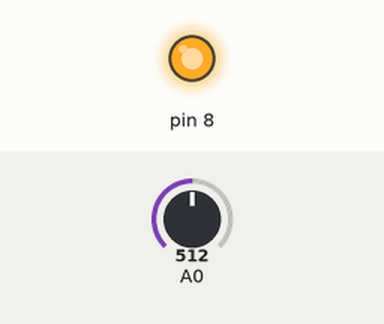
Bench run of a sketch on a simulated Arduino Uno, built with avr-gcc and run on an emulated ATmega328P. Parts: output pins drawn as LEDs (lit = HIGH). Inputs (shaded band) come from the test bench; at power-on: A0 = 512. Storage starts empty; what the sketch prints to the serial monitor is not drawn.

Above: at 0.13 s.
At 7.7 s:
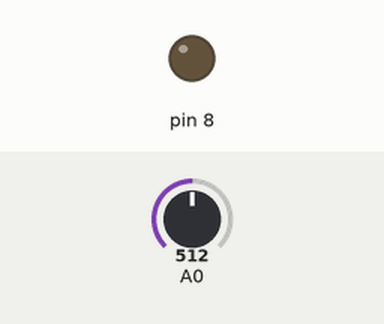
Timing chart, 0 to 19.8 s (numbered marks = the images above):
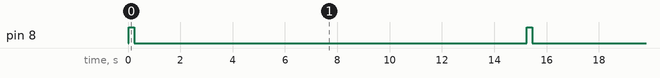

Measured:
- by itself, pin 8: alternates HIGH for 0.20 s and LOW for 15.0 s

The sketch:

leer_resistencia_temperatura_SDBorrarFichero.ino
```cpp
// El experimento tiene conectada una NTC al pin A0 para leer datos analógicos
// Resistencia de 5K para hacer el divisor. NTC conectada a 5V y 5k a tierra.
// 5K conseguida con dos en paralelo de 10k
// LED rojo conectado al pin 8


// bibliotecas necesarias con la tarjeta
#include <SPI.h>
#include <SD.h>

// La placa ethernet NECESITA comunicarse con este PIN. No usuarlo en el experimento. Tb creo que no usar el 11. LEER
const int chipset = 4;

// VAriables temporales
long tiempo = 0; // cuenta de tiempo...
int cada = 15000; // cada 1000ms o un segundo

File mifichero; // variable declarada como de tipo fichero.

String dato =""; // cadena vacía ocn los datos
String nomFichero = "temp.csv"; // tiene que ser del tipo 8.3

void setup() {

  // En el pin 8, coloco un LED
  pinMode(8,OUTPUT);

  // initialize serial communication at 9600 bits per second:
  Serial.begin(9600);

  // Inicializo tarjeta
  Serial.print("Initializing SD card...");

  // see if the card is present and can be initialized:
  if (!SD.begin(chipset)) {
    Serial.println("Card failed, or not present");
    // don't do anything more:
    return;
  }
  Serial.println("card initialized.");

  // Si el fichero existe, lo borra
  // Así lo puedo usar indefinidamente con el mismo nombre
  if (SD.exists(nomFichero)) {
    Serial.println("El fichero "+nomFichero+" ya existe. Lo borro.");
    SD.remove(nomFichero);
  }

}


void loop() {

  // cuenta del tiempo
  tiempo = millis();

  // lectura del puerto analógico A0
  int sensorValue = analogRead(A0);

  // Convert the analog reading (which goes from 0 - 1023) to a voltage (0 - 5V):
  float voltage = sensorValue * (5.0 / 1023.0);

  // Cadena con los datos...
  dato = String(tiempo)+"; "+String(voltage);
  dato.replace('.', ','); // por si necesito la coma decimal y no el punto...

  // print out the value you read:
  Serial.println(dato);

  // Escribir valor en la tarjeta
  escribir(mifichero,dato);

  delay(cada); // retraso hasta la próxima lectura
  digitalWrite(8,LOW); // aseguro que el LED esté apagado

} // fin del loop


// ***************************
// Funciones
// ***************************

// F1) Función que escribe un dato en la tarjeta
int escribir(File fic, String valor) {

  // Abre el fichero en modo de escritura
  fic = SD.open(nomFichero, FILE_WRITE);

  // if the file is available, write to it:
  if (fic) {
    fic.println(valor);
    fic.close();
    // Encendido del LED
    digitalWrite(8,HIGH);
    delay(200);
    digitalWrite(8,LOW);
  }
  // if the file isn't open, pop up an error:
  else {
    Serial.println("error opening temp.csv");
  }

}
```
